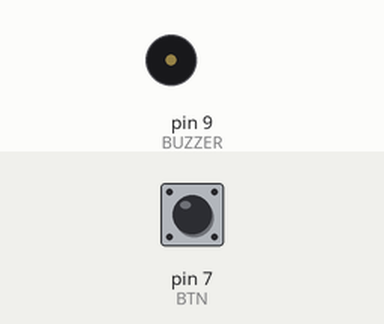
This sketch was run on a simulated Arduino Uno, built with avr-gcc and run on an emulated ATmega328P. On the bench: buzzer (waves = sounding). The test bench sets the inputs (shaded band); at power-on: pin 7 (BTN) LOW.

Above: at 1.2 s.
1.3 s: pin 7 (BTN) pulled HIGH for 0.15 s
At 1.37 s:
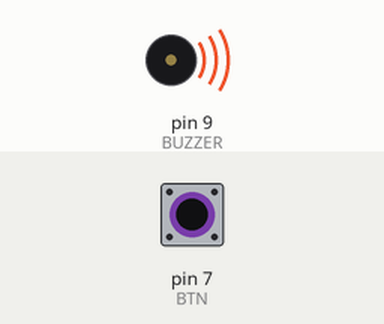
2.9 s: pin 7 (BTN) pulled HIGH for 3.2 s
At 7.4 s:
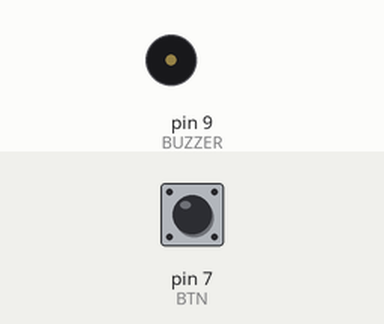
Timing chart, 0 to 8.9 s (numbered marks = the images above; inputs shaded):
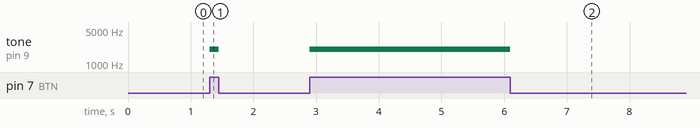

The sketch:

buzzer.ino
```cpp
#define BTN 7
#define BUZZER 9

void setup() {
  // pinMode is one word; 'pin.Mode' will cause an error
  pinMode(BTN, INPUT);

  //pinMode(SOUNDER, OUTPUT);
}

void loop() {
  // Use digitalRead for a button on pin 2
  // Use HIGH instead of ON
  if (digitalRead(BTN) == HIGH) {
    // analogWrite takes the pin as the first argument
    tone(BUZZER, 2000);
  }
  else {
    noTone(BUZZER);
  }
}
```

Measured:
- after the input at 1.3 s, tone on pin 9 (BUZZER): silent → 2000 Hz at once, → silent 0.15 s later
- after the input at 2.9 s, tone on pin 9 (BUZZER): silent → 2000 Hz at once, → silent 3.2 s later
